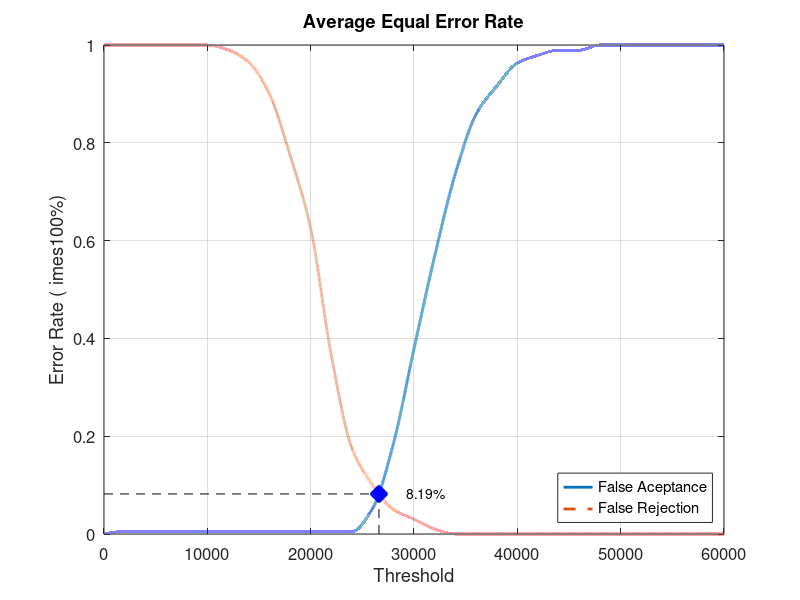
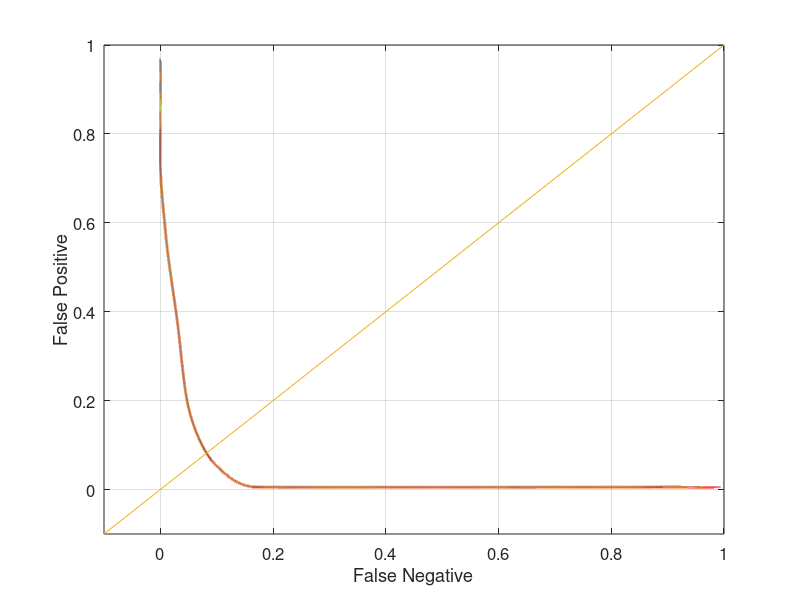

Recreate these plots in MATLAB, in order.
close all;
clear;
clc;
x = 0:2000:60000;
xq = 0:0.5:60000;

y0 = [0 0.00526316 0.00526316 0.00526316 0.00526316 0.00526316 0.00526316 0.00526316 0.00526316 0.00526316 0.00526316 0.00526316 0.00526316 0.0526316 0.184211 0.378947 0.568421 0.736842 0.857895 0.915789 0.963158 0.978947 0.989474 0.989474 1 1 1 1 1 1 1]
yy0 = interp1(x, y0, xq, 'pchip');
y1 = [1 1 1 1 1 1 0.99 0.965 0.9 0.775 0.625 0.365 0.175 0.1 0.05 0.03 0.01 0 0 0 0 0 0 0 0 0 0 0 0 0 0]
yy1 = interp1(x, y1, xq, 'pchip');

% Calculating EER: 
y2 = abs(y0 - y1);
find(y2 == min(y2))
yy2 = abs(yy0 - yy1);
xEER = find(yy2 == min(yy2));
xEERIndex = xq(xEER) % X-axis EER
yEER = yy0(xEER) % Y-axis EER

main = figure
plot(xq, yy0,'-','LineWidth', 2);	hold on
plot(xq, yy1,'--','LineWidth', 2);	hold on
plot([xEERIndex xEERIndex], [0 yEER], 'k--');	hold on
plot([0 xEERIndex], [yEER yEER], 'k--');	hold on
plot(xEERIndex, yEER, 'bx', 'LineWidth', 10);	hold on
text(xEERIndex + 10 * xEERIndex / 100, yEER, [num2str(round((10000 * yEER)) / 100) '%'])
legend('False Aceptance', 'False Rejection', 'Location', 'SouthEast')
xlabel('Threshold')
ylabel('Error Rate (	imes100%)')
title('Average Equal Error Rate')
set(gca, 'FontSize', 12)
axis([0 60000 0 1])
grid on

print(main, 'Database1_1Main', '-dpng');
FNRxFPR = figure('Color', [1 1 1]);
plot(yy1, yy0, '-', yy1, yy0, 'LineWidth', 2);
hold on
y = -0.1:0.1:1
plot(y, y); 
set(gca, 'FontSize', 12)
xlabel('False Negative')
ylabel('False Positive')
axis([-0.1 1 -0.1 1])
set(gca, 'FontSize', 12)
grid on

print(FNRxFPR, 'Database1_1FNRxFPR','-dpng');
